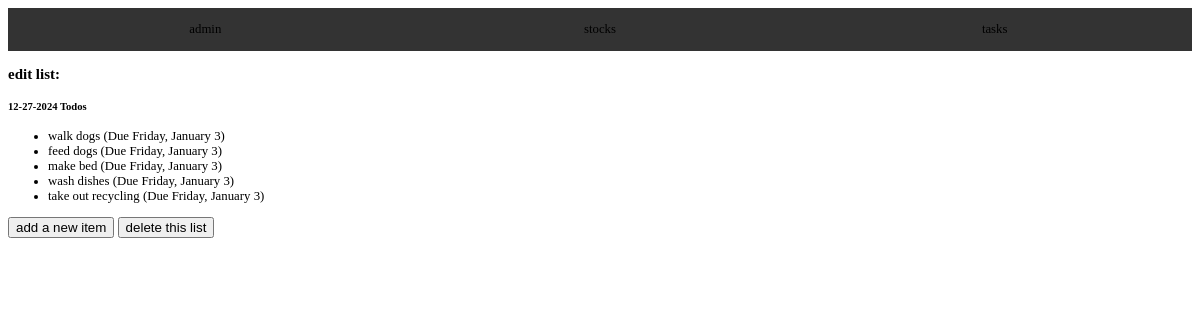
/list/5/, run on the app's committed database.
### todo_app/models.py (models this page shows, shortened)
class ToDoList(models.Model):
    title = models.CharField(max_length=100, unique=True)

class ToDoItem(models.Model):
    title = models.CharField(max_length=100)
    description = models.TextField(null=True, blank=True)
    created_date = models.DateTimeField(auto_now_add=True)
    due_date = models.DateTimeField(default=one_week_hence)
    todo_list = models.ForeignKey(ToDoList, on_delete=models.CASCADE)
    class Meta:
        ordering = ["due_date"]

### todo_app/views.py (the view)
# urls.py: path("list/<int:list_id>/", views.ItemListView.as_view(), name="list"),
class ItemListView(ListView):
    model = ToDoItem
    template_name = "todo_app/todo_list.html"
    def get_queryset(self):
        return ToDoItem.objects.filter(todo_list_id=self.kwargs["list_id"])
    def get_context_data(self):
        context = super().get_context_data()
        context["todo_list"] = ToDoList.objects.get(id=self.kwargs["list_id"])
        return context

### todo_app/templates/todo_app/todo_list.html
{% extends "base.html" %} {% block content %}
<div>
    <div>
        <div>
            <h3>edit list:</h3>
            <h5>{{ todo_list.title }}</h5>
        </div>
        <ul>
            {% for todo in object_list %}
            <li>
                <div>
                    <div class="clickable" role="button" onclick="location.href='{% url "todo_app:item-update" todo_list.id todo.id %}'">
                        {{ todo.title }} (Due {{ todo.due_date | date:"l, F j"}})
                    </div>
                </div>
            </li>
            {% empty %}
            <p>there are no to-do items in this list.</p>
            {% endfor %}
        </ul>
        <p>
            <input
                value="add a new item"
                type="button"
                onclick="location.href='{% url "todo_app:item-add" todo_list.id %}'"
            />
            <input
                value="delete this list"
                type="button"
                onclick="location.href=
                '{% url "todo_app:list-delete" todo_list.id %}'" />
        </p>
    </div>
</div>
{% endblock %}

### templates/base.html (shortened to what this page needs)
<!doctype html>
<html lang="en">
<head>
    <link rel="stylesheet" href="https://cdn.simplecss.org/simple.min.css">
    {% load static %}
    <link rel="stylesheet" href="{% static 'css/global.css' %}">
</head>
<body>
    <nav class="navbar">
        <ul class="navbar-menu">
            <li>
                <a onclick="location.href='{% url "admin:index" %}'">admin</a>
            </li>
            <li>
                <a onclick="location.href='{% url "stocks_app:index" %}'">stocks</a>
            </li>
            <li>
                <a onclick="location.href='{% url "todo_app:index" %}'">tasks</a>
            </li>
        </ul>
    </nav>
    <div>
        {% block content %}{% endblock %}
    </div>
</body>
</html>

### static/css/global.css (style rules this page uses)
body { font-size: .8em; }
.navbar { background-color: #333; overflow: hidden; }
.navbar-menu { list-style: none; margin: 0; padding: 0; display: flex; }
.navbar-menu li { flex: 1; text-align: center; }
.navbar-menu a { display: block; text-decoration: none; padding: 14px 20px; transition: background-color 0.3s; }

### data on the page
ToDoList: title "12-27-2024 Todos", id "add a new item", id "delete this list"
ToDoItem: title "walk dogs", due_date "Friday, January 3"
ToDoItem: title "feed dogs", due_date "Friday, January 3"
ToDoItem: title "make bed", due_date "Friday, January 3"
ToDoItem: title "wash dishes", due_date "Friday, January 3"
ToDoItem: title "take out recycling", due_date "Friday, January 3"
